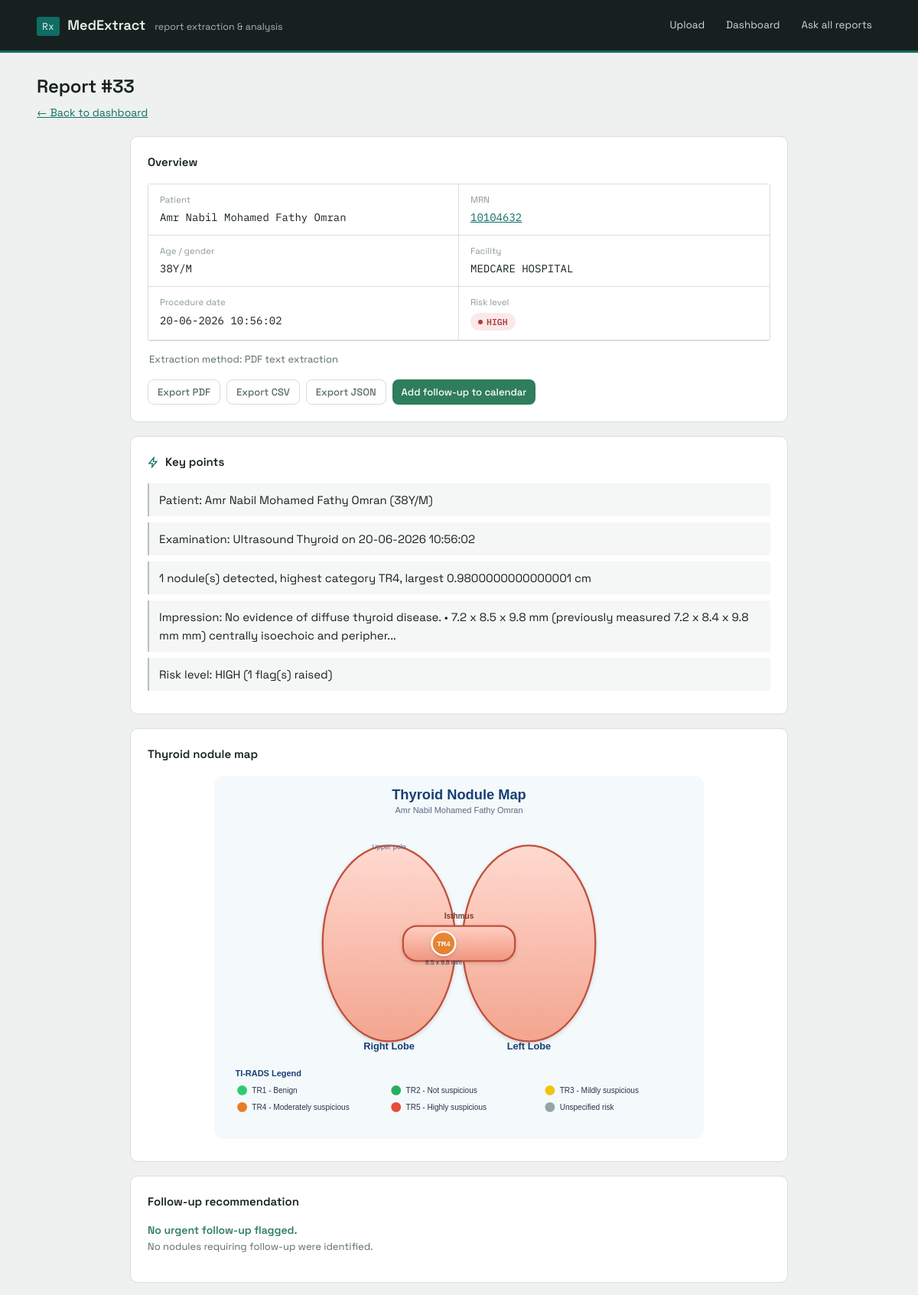
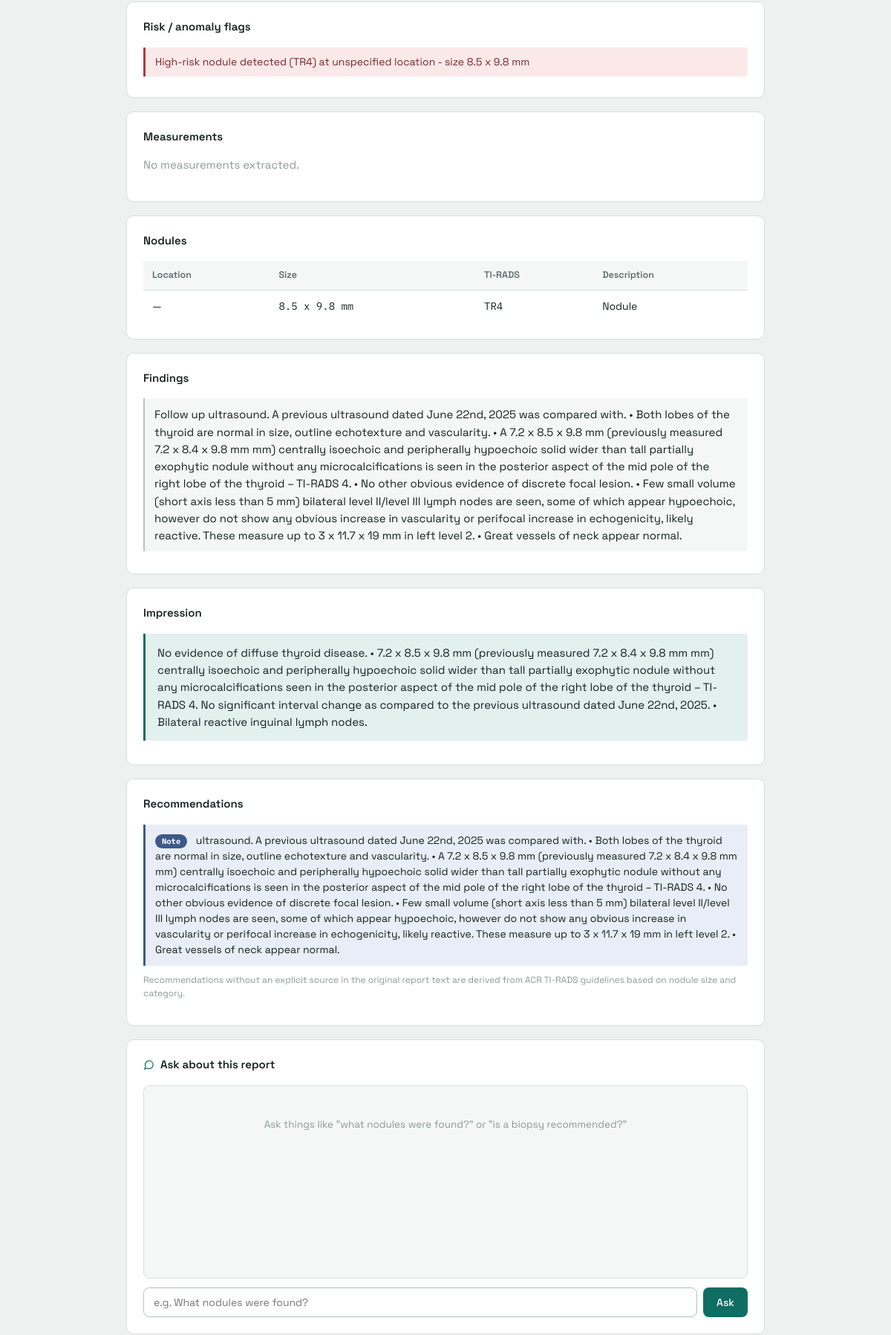
The app's page /report/33 (upper part) with its own data (2 pictures, top to bottom).
### tables this page shows
CREATE TABLE reports (
                id INTEGER PRIMARY KEY AUTOINCREMENT,
                original_filename TEXT,
                patient_name TEXT,
                mrn TEXT,
                age_gender TEXT,
                procedure_date TEXT,
                facility TEXT,
                extraction_method TEXT,
                ocr_confidence REAL,
                content_hash TEXT,
                report_json TEXT,
                extracted_text TEXT,
                risk_level TEXT,
                risk_flags TEXT,
                created_at TEXT
            );

### app.py (the view)
@app.route("/report/<int:report_id>")
def report_detail(report_id):
    row = database.get_report_by_id(report_id)
    if not row:
        return "Report not found", 404
    report_data = json.loads(row["report_json"])
    risk_flags = json.loads(row["risk_flags"] or "[]")
    points = key_points.generate_key_points(
        report_data, row["risk_level"], risk_flags
    )
    diagram_svg = thyroid_diagram.build_thyroid_svg(
        report_data.get("nodules", []),
        patient_name=row["patient_name"],
    )
    recommendations = classify_recommendations(
        report_data.get("recommendations", [])
    )
    return render_template(
        "report_detail.html",
        report=row,
        report_data=report_data,
        metadata=report_data.get("metadata", {}),
        risk_flags=risk_flags,
        key_points=points,
        diagram_svg=diagram_svg,
        recommendations=recommendations,
    )

### database.py (called while the page is built)
def get_connection():
    conn = sqlite3.connect(DB_PATH)
    conn.row_factory = sqlite3.Row
    return conn

def get_report_by_id(report_id):
    conn = get_connection()
    try:
        row = conn.execute(
            "SELECT * FROM reports WHERE id = ?", (report_id,)
        ).fetchone()
        return dict(row) if row else None
    finally:
        conn.close()

### risk_analyzer.py (called while the page is built)
def _max_dimension_cm(size_str):
    if not size_str:
        return 0.0
    numbers = re.findall(r"[0-9]+\.?[0-9]*", size_str)
    if not numbers:
        return 0.0
    values = [float(n) for n in numbers]
    max_value = max(values)
    if "mm" in size_str.lower():
        return max_value / 10.0
    return max_value

### thyroid_diagram.py (called while the page is built)
def _max_dimension_cm(size_str):
    if not size_str:
        return 0.0
    numbers = re.findall(r"[0-9]+\.?[0-9]*", size_str)
    if not numbers:
        return 0.0
    values = [float(n) for n in numbers]
    max_value = max(values)
    if "mm" in size_str.lower():
        return max_value / 10.0
    return max_value

def _locate_nodule(location_text, index, total_in_zone):
    text = (location_text or "").lower()
    is_right = "right" in text
    is_left = "left" in text
    is_upper = "upper" in text or "superior" in text
    is_lower = "lower" in text or "inferior" in text
    if is_right:
        base_x = 250
        zone = "Right lobe"
    elif is_left:
        base_x = 450
        zone = "Left lobe"
    else:
        base_x = 350
        zone = "Isthmus / unspecified"
    if is_upper:
        base_y = 160
    elif is_lower:
        base_y = 320
    else:
        base_y = 240
    offset = (index % 3) * 22 - 22
    return base_x + offset, base_y + (index // 3) * 20, zone

### templates/report_detail.html (shortened to what this page needs)
<!DOCTYPE html>
<html lang="en">
<head>
    <link rel="stylesheet" href="{{ url_for('static', filename='css/main.css') }}">
</head>
<body>
    {% include "_nav.html" %}
    <div class="page-head">
        <h1>Report #{{ report.id }}</h1>
        <p><a href="/dashboard">&larr; Back to dashboard</a></p>
    </div>
    <div class="container container-narrow">
        <div class="card">
            <h2 class="card-title">Overview</h2>
            <div class="info-grid">
                <div class="info-item">
                    <div class="info-label">Patient</div>
                    <div class="info-value">{{ metadata.patient_name or '—' }}</div>
                </div>
                <div class="info-item">
                    <div class="info-label">MRN</div>
                    <div class="info-value">
                        {% if metadata.mrn %}<a href="/trend/{{ metadata.mrn }}">{{ metadata.mrn }}</a>{% else %}—{% endif %}
                    </div>
                </div>
                <div class="info-item">
                    <div class="info-label">Age / gender</div>
                    <div class="info-value">{{ metadata.age_gender or '—' }}</div>
                </div>
                <div class="info-item">
                    <div class="info-label">Facility</div>
                    <div class="info-value">{{ metadata.facility or '—' }}</div>
                </div>
                <div class="info-item">
                    <div class="info-label">Procedure date</div>
                    <div class="info-value">{{ metadata.procedure_date or '—' }}</div>
                </div>
                <div class="info-item">
                    <div class="info-label">Risk level</div>
                    <div class="info-value">
                        <span class="badge badge-{{ report.risk_level }}{{ ' pulse' if report.risk_level == 'HIGH' else '' }}">{{ report.risk_level }}</span>
                    </div>
                </div>
            </div>
            <p style="font-size:13px; color:var(--ink-muted); margin: 14px 2px 0;">
                Extraction method: {{ report.extraction_method or '—' }}
            </p>
            <div style="margin-top:16px; display:flex; gap:8px; flex-wrap:wrap;">
                <a class="btn btn-quiet btn-sm" href="/export/{{ report.id }}/pdf">Export PDF</a>
                <a class="btn btn-quiet btn-sm" href="/export/{{ report.id }}/csv">Export CSV</a>
                <a class="btn btn-quiet btn-sm" href="/export/{{ report.id }}/json">Export JSON</a>
                <a class="btn btn-follow btn-sm" href="/followup/{{ report.id }}/ics">Add follow-up to calendar</a>
            </div>
        </div>
        <div class="card">
            <h2 class="card-title">
                <svg class="icon" width="15" height="15" viewBox="0 0 24 24" fill="none" stroke="currentColor" stroke-width="2"><path d="M13 2 3 14h7l-1 8 10-12h-7l1-8Z"/></svg>
                Key points
            </h2>
            <ul class="finding-list">
                {% for point in key_points %}
                <li>{{ point }}</li>
                {% endfor %}
            </ul>
        </div>
        <div class="card">
            <h2 class="card-title">Thyroid nodule map</h2>
            <div style="max-width:640px; margin: 0 auto;">
                {{ diagram_svg | safe }}
            </div>
        </div>
        <div class="card" id="followup-card">
            <h2 class="card-title">Follow-up recommendation</h2>
            <p id="followup-text" style="color:var(--ink-muted); font-size:14px;">Loading follow-up plan&hellip;</p>
        </div>
        {% if risk_flags %}
        <div class="card">
            <h2 class="card-title">Risk / anomaly flags</h2>
            {% for flag in risk_flags %}
                <div class="flag">{{ flag }}</div>
            {% endfor %}
        </div>
        {% endif %}
        <div class="card">
            <h2 class="card-title">Measurements</h2>
            {% if report_data.measurements %}
            <div class="table-wrapper">
                <table>
                    <tr><th>Name</th><th>Size</th><th>Volume</th></tr>
                    {% for m in report_data.measurements %}
                    <tr><td>{{ m.name }}</td><td class="data">{{ m.size or '—' }}</td><td class="data">{{ m.volume or '—' }}</td></tr>
                    {% endfor %}
                </table>
            </div>
            {% else %}<p class="empty">No measurements extracted.</p>{% endif %}
        </div>
        <div class="card">
            <h2 class="card-title">Nodules</h2>
            {% if report_data.nodules %}
            <div class="table-wrapper">
                <table>
                    <tr><th>Location</th><th>Size</th><th>TI-RADS</th><th>Description</th></tr>
                    {% for n in report_data.nodules %}
                    <tr><td>{{ n.location or '—' }}</td><td class="data">{{ n.size or '—' }}</td><td class="data">{{ n.tirads or '—' }}</td><td>{{ n.description }}</td></tr>
                    {% endfor %}
                </table>
            </div>
            {% else %}<p class="empty">No nodules extracted.</p>{% endif %}
        </div>
        <div class="card">
            <h2 class="card-title">Findings</h2>
            <ul class="finding-list">{% for f in report_data.findings %}<li>{{ f }}</li>{% endfor %}</ul>
        </div>
        <div class="card">
            <h2 class="card-title">Impression</h2>
            {% for i in report_data.impression %}
            <div class="highlight-box">{{ i }}</div>
            {% endfor %}
        </div>
        <div class="card">
            <h2 class="card-title">Recommendations</h2>
            {% if recommendations %}
                {% for rec in recommendations %}
                <div class="rec rec-{{ rec.level }}">
                    <span class="rec-badge rec-badge-{{ rec.level }}">{{ rec.label }}</span>
                    <span class="rec-text">{{ rec.text }}</span>
                </div>
                {% endfor %}
                <p class="rec-note">Recommendations without an explicit source in the original report text are derived from ACR TI-RADS guidelines based on nodule size and category.</p>
            {% else %}
                <p class="empty">No recommendations available.</p>
            {% endif %}
        </div>
        <div class="card">
            <h2 class="card-title">
                <svg class="icon" width="15" height="15" viewBox="0 0 24 24" fill="none" stroke="currentColor" stroke-width="2"><path d="M21 11.5a8.4 8.4 0 0 1-.9 3.8 8.5 8.5 0 0 1-7.6 4.7 8.4 8.4 0 0 1-3.8-.9L3 21l1.9-5.7a8.4 8.4 0 0 1-.9-3.8 8.5 8.5 0 0 1 4.7-7.6 8.4 8.4 0 0 1 3.8-.9h.5a8.48 8.48 0 0 1 8 8v.5Z"/></svg>
                Ask about this report
            </h2>
            <div id="chat-log" class="chat-log">
                <div class="chat-empty">Ask things like "what nodules were found?" or "is a biopsy recommended?"</div>
            </div>
            <div class="chat-input-row">
                <input type="text" id="chat-input" placeholder="e.g. What nodules were found?">
                <button class="btn" onclick="sendChat()">Ask</button>
            </div>
        </div>
    </div>
</body>
</html>

### records on screen
reports: id "33", patient_name "Amr Nabil Mohamed Fathy Omran", facility "MEDCARE HOSPITAL", risk_level "HIGH", extraction_method "PDF text extraction", patient_name "Thyroid Nodule Map Amr Nabil Mohamed Fathy Omran Right Lobe Left Lobe Isthmus Upper pole TR4 8.5 x 9.8 mm TI-RADS Legend TR1 - Benign TR2 - Not suspicious TR3 - Mildly suspicious TR4 - Moderately suspicious TR5 - Highly suspicious Unspecified risk"

### other values on screen
{{ metadata.mrn }} "10104632"
{{ metadata.age_gender or '—' }} "38Y/M"
{{ metadata.procedure_date or '—' }} "20-06-2026 10:56:02"
{{ point }} "Patient: Amr Nabil Mohamed Fathy Omran (38Y/M)" "Examination: Ultrasound Thyroid on 20-06-2026 10:56:02" "1 nodule(s) detected, highest category TR4, largest 0.9800000000000001 cm" "Impression: No evidence of diffuse thyroid disease. • 7.2 x 8.5 x 9.8 mm (previously measured 7.2 x 8.4 x 9.8 mm mm) centrally isoechoic and peripher..." "Risk level: HIGH (1 flag(s) raised)"
{{ flag }} "High-risk nodule detected (TR4) at unspecified location - size 8.5 x 9.8 mm"
{{ n.location or '—' }} "—"
{{ n.size or '—' }} "8.5 x 9.8 mm"
{{ n.tirads or '—' }} "TR4"
{{ n.description }} "Nodule"
{{ rec.label }} "Note"
